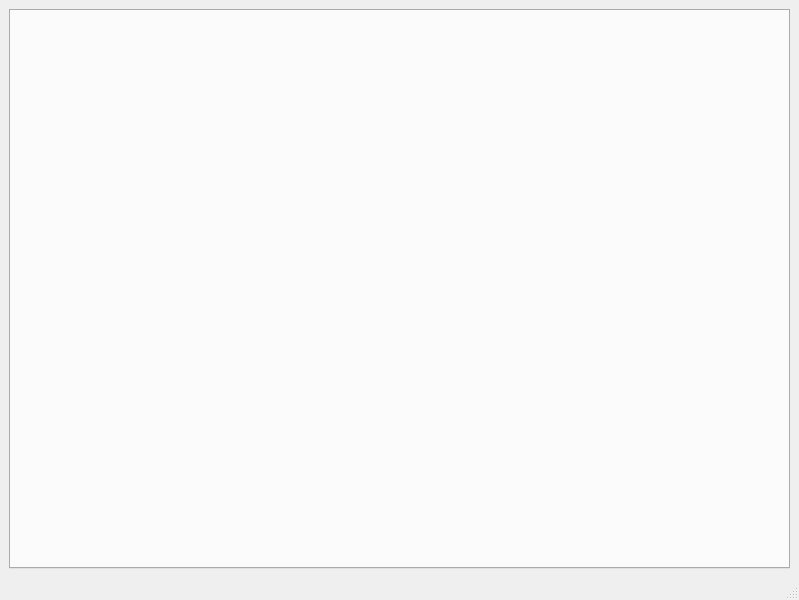
<?xml version="1.0" encoding="UTF-8"?>
<ui version="4.0">
 <class>MainWindow</class>
 <widget class="QMainWindow" name="MainWindow">
  <property name="geometry">
   <rect>
    <x>0</x>
    <y>0</y>
    <width>799</width>
    <height>600</height>
   </rect>
  </property>
  <property name="windowTitle">
   <string>MainWindow</string>
  </property>
  <widget class="QWidget" name="centralwidget">
   <layout class="QVBoxLayout" name="verticalLayout">
    <item>
     <widget class="QTabWidget" name="tab_widget">
      <property name="currentIndex">
       <number>-1</number>
      </property>
     </widget>
    </item>
   </layout>
  </widget>
  <widget class="QMenuBar" name="menubar">
   <property name="geometry">
    <rect>
     <x>0</x>
     <y>0</y>
     <width>799</width>
     <height>21</height>
    </rect>
   </property>
  </widget>
  <widget class="QStatusBar" name="statusbar"/>
 </widget>
 <resources/>
 <connections/>
</ui>
